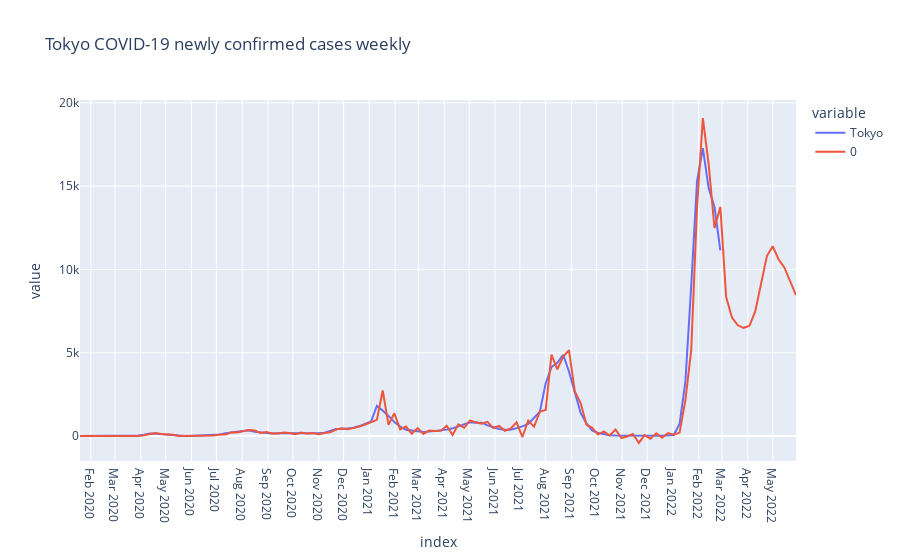

The code cell stored with this chart in its notebook:
### Code cell
ts_forecast = result_tokyo.predict(start=df_gr.index[0], end=df_gr.index[-1]+relativedelta(months=3))
temp_df = df_gr.Tokyo.to_frame()
temp_df = pd.concat([temp_df, ts_forecast])

fig = px.line(temp_df, title='Tokyo COVID-19 newly confirmed cases weekly')
fig.update_layout({
    'xaxis': {
        'dtick': 'M1'
    }
})
fig.show()

### Figure 1 — Plotly figure (JSON) as saved in the notebook; plotly's stock layout.template omitted (floating-point values rounded to 4 significant figures; data arrays with more than 128 entries replaced by an {"elided": "..."} marker saying what was removed)
{"data": [{"hovertemplate": "variable=Tokyo<br>index=%{x}<br>value=%{y}<extra></extra>", "legendgroup": "Tokyo", "line": {"color": "#636efa", "dash": "solid"}, "marker": {"symbol": "circle"}, "mode": "lines", "name": "Tokyo", "orientation": "v", "showlegend": true, "type": "scatter", "x": {"elided": "235 str values"}, "xaxis": "x", "y": {"elided": "235 float values"}, "yaxis": "y"}, {"hovertemplate": "variable=0<br>index=%{x}<br>value=%{y}<extra></extra>", "legendgroup": "0", "line": {"color": "#EF553B", "dash": "solid"}, "marker": {"symbol": "circle"}, "mode": "lines", "name": "0", "orientation": "v", "showlegend": true, "type": "scatter", "x": {"elided": "235 str values"}, "xaxis": "x", "y": {"elided": "235 float values"}, "yaxis": "y"}], "layout": {"autosize": true, "legend": {"title": {"text": "variable"}, "tracegroupgap": 0}, "title": {"text": "Tokyo COVID-19 newly confirmed cases weekly"}, "xaxis": {"anchor": "y", "autorange": true, "domain": [0, 1], "dtick": "M1", "range": ["2020-01-19", "2022-05-29"], "title": {"text": "index"}, "type": "date"}, "yaxis": {"anchor": "x", "autorange": true, "domain": [0, 1], "range": [-1493.0, 20170.0], "title": {"text": "value"}, "type": "linear"}}}
